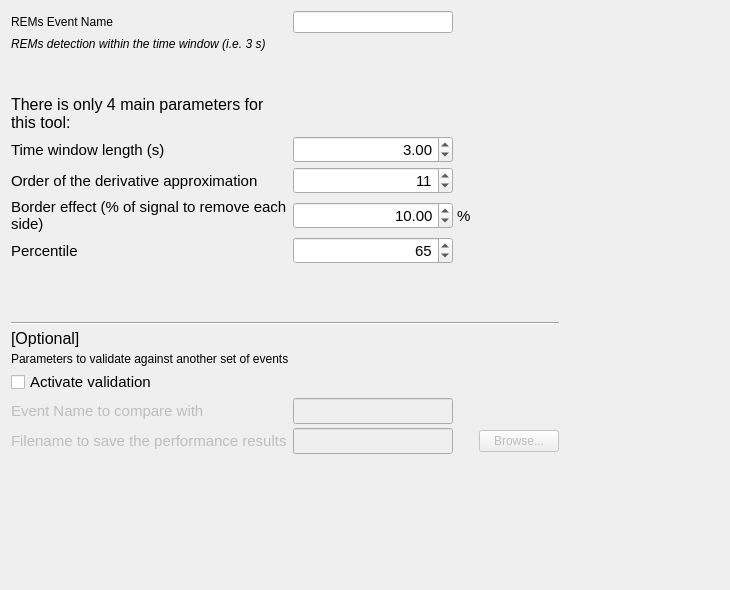
<ui version="4.0">
 <class>DetectorStep</class>
 <widget class="QWidget" name="DetectorStep">
  <property name="geometry">
   <rect>
    <x>0</x>
    <y>0</y>
    <width>730</width>
    <height>590</height>
   </rect>
  </property>
  <property name="windowTitle">
   <string />
  </property>
  <layout class="QVBoxLayout" name="verticalLayout">
   <property name="spacing">
    <number>25</number>
   </property>
   <item>
    <layout class="QGridLayout" name="gridLayout">
     <property name="spacing">
      <number>4</number>
     </property>
     <item row="4" column="0">
      <widget class="QLabel" name="label">
       <property name="maximumSize">
        <size>
         <width>16777215</width>
         <height>16777215</height>
        </size>
       </property>
       <property name="font">
        <font>
         <pointsize>12</pointsize>
        </font>
       </property>
       <property name="text">
        <string>There is only 4 main parameters for this tool:</string>
       </property>
       <property name="wordWrap">
        <bool>true</bool>
       </property>
      </widget>
     </item>
     <item row="17" column="0">
      <widget class="QCheckBox" name="validation_checkBox">
       <property name="maximumSize">
        <size>
         <width>16777215</width>
         <height>16777215</height>
        </size>
       </property>
       <property name="font">
        <font>
         <pointsize>11</pointsize>
        </font>
       </property>
       <property name="text">
        <string>Activate validation</string>
       </property>
      </widget>
     </item>
     <item row="19" column="0">
      <widget class="QLabel" name="filename_label">
       <property name="enabled">
        <bool>false</bool>
       </property>
       <property name="maximumSize">
        <size>
         <width>16777215</width>
         <height>16777215</height>
        </size>
       </property>
       <property name="font">
        <font>
         <pointsize>11</pointsize>
        </font>
       </property>
       <property name="text">
        <string>Filename to save the performance results</string>
       </property>
      </widget>
     </item>
     <item row="19" column="4">
      <widget class="QPushButton" name="filename_pushButton">
       <property name="enabled">
        <bool>false</bool>
       </property>
       <property name="maximumSize">
        <size>
         <width>95</width>
         <height>16777215</height>
        </size>
       </property>
       <property name="text">
        <string>Browse...</string>
       </property>
      </widget>
     </item>
     <item row="18" column="1">
      <widget class="QLineEdit" name="event_name_lineEdit">
       <property name="enabled">
        <bool>false</bool>
       </property>
       <property name="maximumSize">
        <size>
         <width>300</width>
         <height>16777215</height>
        </size>
       </property>
       <property name="font">
        <font>
         <pointsize>11</pointsize>
        </font>
       </property>
       <property name="alignment">
        <set>Qt::AlignRight|Qt::AlignTrailing|Qt::AlignVCenter</set>
       </property>
      </widget>
     </item>
     <item row="8" column="1">
      <widget class="QSpinBox" name="percentile_spinBox">
       <property name="maximumSize">
        <size>
         <width>300</width>
         <height>16777215</height>
        </size>
       </property>
       <property name="font">
        <font>
         <pointsize>11</pointsize>
        </font>
       </property>
       <property name="alignment">
        <set>Qt::AlignRight|Qt::AlignTrailing|Qt::AlignVCenter</set>
       </property>
       <property name="maximum">
        <number>100</number>
       </property>
       <property name="value">
        <number>65</number>
       </property>
      </widget>
     </item>
     <item row="1" column="0">
      <widget class="QLabel" name="label_9">
       <property name="maximumSize">
        <size>
         <width>16777215</width>
         <height>16777215</height>
        </size>
       </property>
       <property name="text">
        <string>REMs Event Name</string>
       </property>
      </widget>
     </item>
     <item row="8" column="0">
      <widget class="QLabel" name="label_4">
       <property name="maximumSize">
        <size>
         <width>16777215</width>
         <height>16777215</height>
        </size>
       </property>
       <property name="font">
        <font>
         <pointsize>11</pointsize>
        </font>
       </property>
       <property name="text">
        <string>Percentile</string>
       </property>
      </widget>
     </item>
     <item row="11" column="0">
      <widget class="QLabel" name="label_7">
       <property name="maximumSize">
        <size>
         <width>16777215</width>
         <height>16777215</height>
        </size>
       </property>
       <property name="font">
        <font>
         <pointsize>12</pointsize>
        </font>
       </property>
       <property name="text">
        <string>[Optional]</string>
       </property>
       <property name="wordWrap">
        <bool>true</bool>
       </property>
      </widget>
     </item>
     <item row="6" column="0">
      <widget class="QLabel" name="label_2">
       <property name="maximumSize">
        <size>
         <width>16777215</width>
         <height>16777215</height>
        </size>
       </property>
       <property name="font">
        <font>
         <pointsize>11</pointsize>
        </font>
       </property>
       <property name="text">
        <string>Order of the derivative approximation</string>
       </property>
      </widget>
     </item>
     <item row="5" column="1">
      <widget class="QDoubleSpinBox" name="window_sec_doubleSpinBox">
       <property name="maximumSize">
        <size>
         <width>300</width>
         <height>16777215</height>
        </size>
       </property>
       <property name="font">
        <font>
         <pointsize>11</pointsize>
        </font>
       </property>
       <property name="toolTip">
        <string>&lt;html&gt;&lt;head/&gt;&lt;body&gt;&lt;p&gt;Must be a divider of the sleep stage's window lenght (30 sec in most case)&lt;/p&gt;&lt;/body&gt;&lt;/html&gt;</string>
       </property>
       <property name="alignment">
        <set>Qt::AlignRight|Qt::AlignTrailing|Qt::AlignVCenter</set>
       </property>
       <property name="value">
        <double>3.000000000000000</double>
       </property>
      </widget>
     </item>
     <item row="7" column="2">
      <widget class="QLabel" name="label_5">
       <property name="font">
        <font>
         <pointsize>11</pointsize>
        </font>
       </property>
       <property name="text">
        <string>%</string>
       </property>
      </widget>
     </item>
     <item row="19" column="1">
      <widget class="QLineEdit" name="filename_lineEdit">
       <property name="enabled">
        <bool>false</bool>
       </property>
       <property name="maximumSize">
        <size>
         <width>300</width>
         <height>16777215</height>
        </size>
       </property>
       <property name="font">
        <font>
         <pointsize>11</pointsize>
        </font>
       </property>
       <property name="alignment">
        <set>Qt::AlignRight|Qt::AlignTrailing|Qt::AlignVCenter</set>
       </property>
      </widget>
     </item>
     <item row="20" column="0">
      <spacer name="verticalSpacer">
       <property name="orientation">
        <enum>Qt::Vertical</enum>
       </property>
       <property name="sizeHint" stdset="0">
        <size>
         <width>20</width>
         <height>40</height>
        </size>
       </property>
      </spacer>
     </item>
     <item row="7" column="0">
      <widget class="QLabel" name="label_3">
       <property name="maximumSize">
        <size>
         <width>16777215</width>
         <height>16777215</height>
        </size>
       </property>
       <property name="font">
        <font>
         <pointsize>11</pointsize>
        </font>
       </property>
       <property name="text">
        <string>Border effect (% of signal to remove each side)</string>
       </property>
       <property name="wordWrap">
        <bool>true</bool>
       </property>
      </widget>
     </item>
     <item row="5" column="0">
      <widget class="QLabel" name="label_8">
       <property name="font">
        <font>
         <pointsize>11</pointsize>
        </font>
       </property>
       <property name="text">
        <string>Time window length (s)</string>
       </property>
      </widget>
     </item>
     <item row="6" column="1">
      <widget class="QSpinBox" name="order_spinBox">
       <property name="maximumSize">
        <size>
         <width>300</width>
         <height>16777215</height>
        </size>
       </property>
       <property name="font">
        <font>
         <pointsize>11</pointsize>
        </font>
       </property>
       <property name="alignment">
        <set>Qt::AlignRight|Qt::AlignTrailing|Qt::AlignVCenter</set>
       </property>
       <property name="maximum">
        <number>1000</number>
       </property>
       <property name="value">
        <number>11</number>
       </property>
      </widget>
     </item>
     <item row="10" column="0" colspan="5">
      <widget class="Line" name="line">
       <property name="orientation">
        <enum>Qt::Horizontal</enum>
       </property>
      </widget>
     </item>
     <item row="18" column="0">
      <widget class="QLabel" name="event_name_label">
       <property name="enabled">
        <bool>false</bool>
       </property>
       <property name="maximumSize">
        <size>
         <width>200</width>
         <height>16777215</height>
        </size>
       </property>
       <property name="font">
        <font>
         <pointsize>11</pointsize>
        </font>
       </property>
       <property name="text">
        <string>Event Name to compare with</string>
       </property>
      </widget>
     </item>
     <item row="7" column="1">
      <widget class="QDoubleSpinBox" name="border_effect_doubleSpinBox">
       <property name="maximumSize">
        <size>
         <width>300</width>
         <height>16777215</height>
        </size>
       </property>
       <property name="font">
        <font>
         <pointsize>11</pointsize>
        </font>
       </property>
       <property name="alignment">
        <set>Qt::AlignRight|Qt::AlignTrailing|Qt::AlignVCenter</set>
       </property>
       <property name="maximum">
        <double>50.000000000000000</double>
       </property>
       <property name="value">
        <double>10.000000000000000</double>
       </property>
      </widget>
     </item>
     <item row="19" column="5">
      <spacer name="horizontalSpacer_3">
       <property name="orientation">
        <enum>Qt::Horizontal</enum>
       </property>
       <property name="sizeHint" stdset="0">
        <size>
         <width>40</width>
         <height>20</height>
        </size>
       </property>
      </spacer>
     </item>
     <item row="16" column="0">
      <widget class="QLabel" name="label_11">
       <property name="text">
        <string>Parameters to validate against another set of events</string>
       </property>
      </widget>
     </item>
     <item row="1" column="1">
      <widget class="QLineEdit" name="events_name_lineEdit">
       <property name="maximumSize">
        <size>
         <width>300</width>
         <height>16777215</height>
        </size>
       </property>
      </widget>
     </item>
     <item row="2" column="0">
      <widget class="QLabel" name="label_10">
       <property name="font">
        <font>
         <italic>true</italic>
        </font>
       </property>
       <property name="text">
        <string>REMs detection within the time window (i.e. 3 s)</string>
       </property>
      </widget>
     </item>
     <item row="3" column="0">
      <spacer name="verticalSpacer_2">
       <property name="orientation">
        <enum>Qt::Vertical</enum>
       </property>
       <property name="sizeType">
        <enum>QSizePolicy::Fixed</enum>
       </property>
       <property name="sizeHint" stdset="0">
        <size>
         <width>20</width>
         <height>40</height>
        </size>
       </property>
      </spacer>
     </item>
     <item row="9" column="0">
      <widget class="QLabel" name="label_6">
       <property name="minimumSize">
        <size>
         <width>0</width>
         <height>50</height>
        </size>
       </property>
       <property name="maximumSize">
        <size>
         <width>200</width>
         <height>16777215</height>
        </size>
       </property>
       <property name="text">
        <string />
       </property>
      </widget>
     </item>
    </layout>
   </item>
  </layout>
 <property name="styleSheet"><string>font: 10pt "Roboto-Regular";</string></property></widget>
 <resources><include location="../../../../../scinodes_poc/src/main/python/ui/themes/themes.qrc" /></resources>
 <connections>
  <connection>
   <sender>filename_pushButton</sender>
   <signal>clicked()</signal>
   <receiver>DetectorStep</receiver>
   <slot>on_choose()</slot>
   <hints>
    <hint type="sourcelabel">
     <x>689</x>
     <y>320</y>
    </hint>
    <hint type="destinationlabel">
     <x>726</x>
     <y>289</y>
    </hint>
   </hints>
  </connection>
  <connection>
   <sender>validation_checkBox</sender>
   <signal>clicked()</signal>
   <receiver>DetectorStep</receiver>
   <slot>on_active_validation()</slot>
   <hints>
    <hint type="sourcelabel">
     <x>82</x>
     <y>263</y>
    </hint>
    <hint type="destinationlabel">
     <x>3</x>
     <y>243</y>
    </hint>
   </hints>
  </connection>
 </connections>
 <slots>
  <slot>on_choose()</slot>
  <slot>on_active_validation()</slot>
 </slots>
</ui>
